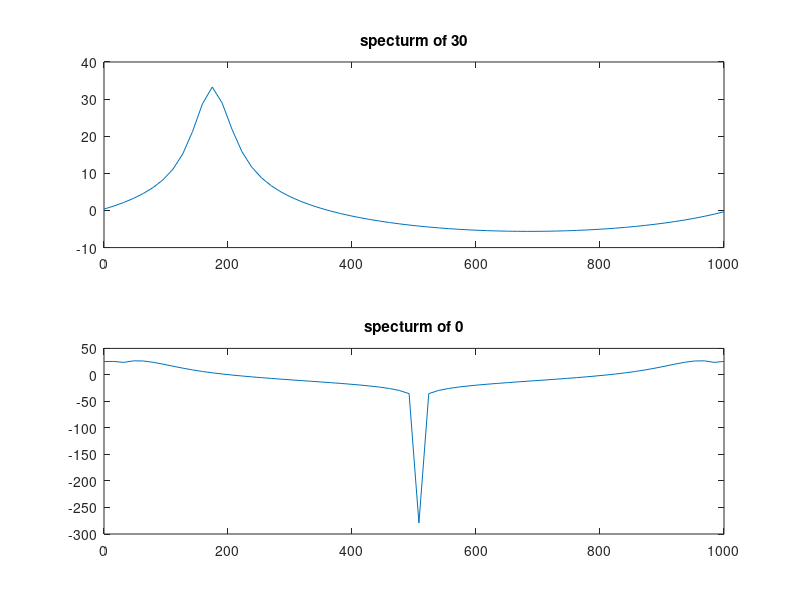
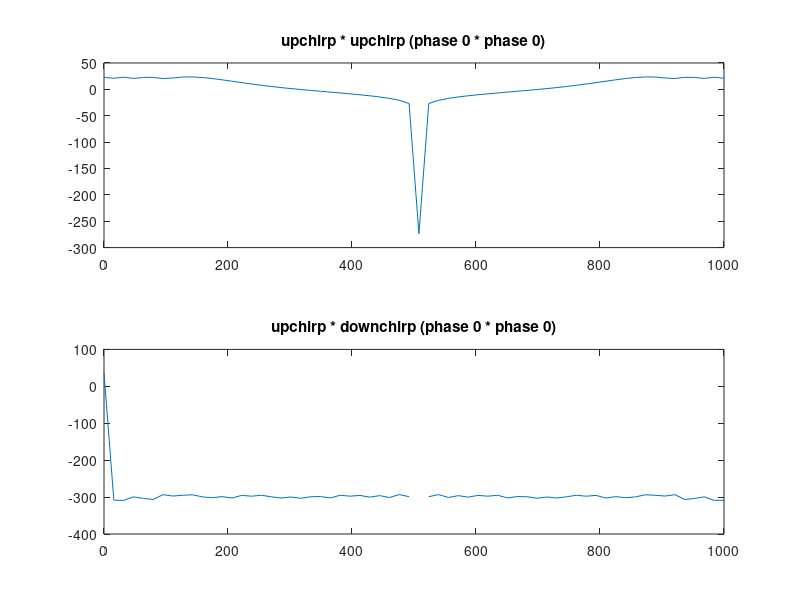
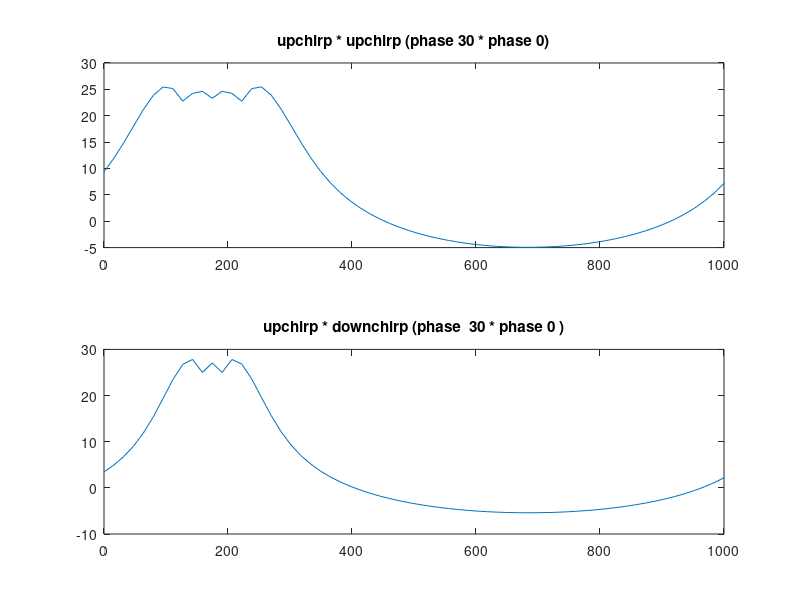

MATLAB code for these plots, in order:
clc;
t0=0;
t1=0.063;
samp_rate= 1e3;
t = t0:1/samp_rate:t1;
N = length(t);
df = samp_rate/(N-1);
F = (0:N-1)*df;
y1=chirp(t,150,t1,199.20635,'linear',30);
y2=chirp(t,150,t1,199.20635,'linear',-60);
c1=y1+sqrt(-1)*y2;
y3=chirp(t,-100,t1,100,'linear',0);
y4=chirp(t,-100,t1,100,'linear',-90);
c2=y3+sqrt(-1)*y4;
F1=20*log10(abs(fft(c1)));
F2=20*log10(abs(fft(c2)));
%% 
angc1 = (180*angle(c2(1)))/pi;
angcc1 = (180*angle(c2(64)))/pi;
%% 
upbase = c2.*c2;
F3=20*log10(abs(fft(upbase)));
dobase = c2.*(conj(c2));
F31=20*log10(abs(fft(dobase)));
%% 
upchirp = c1.*c2;
F4=20*log10(abs(fft(upchirp)));
dochirp = c1.*conj(c2);
F41=20*log10(abs(fft(dochirp)));
%% 
% F3=fft(c1)/N;
% F4=fft(c2)/N;
% figure(1);
% subplot(211)
% plot(F,abs(F3));
% subplot(212)
% plot(F,abs(F4));
figure(1)
subplot(211)
plot(F(1:N),F1(1:N));
title('specturm of 30');
subplot(212)
plot(F(1:N),F2(1:N));
title('specturm of 0');
%% 
figure(2)
subplot(211)
plot(F,F3);
title('upchirp * upchirp (phase 0 * phase 0)');
subplot(212)
plot(F,F31);
title('upchirp * downchirp (phase 0 * phase 0)');
%% 
figure(3)
subplot(211)
plot(F,F4)
title('upchirp * upchirp (phase 30 * phase 0)');
subplot(212)
plot(F,F41);
title('upchirp * downchirp (phase  30 * phase 0 )');
%% 
% figure(4)
% subplot(211)
% plot(

